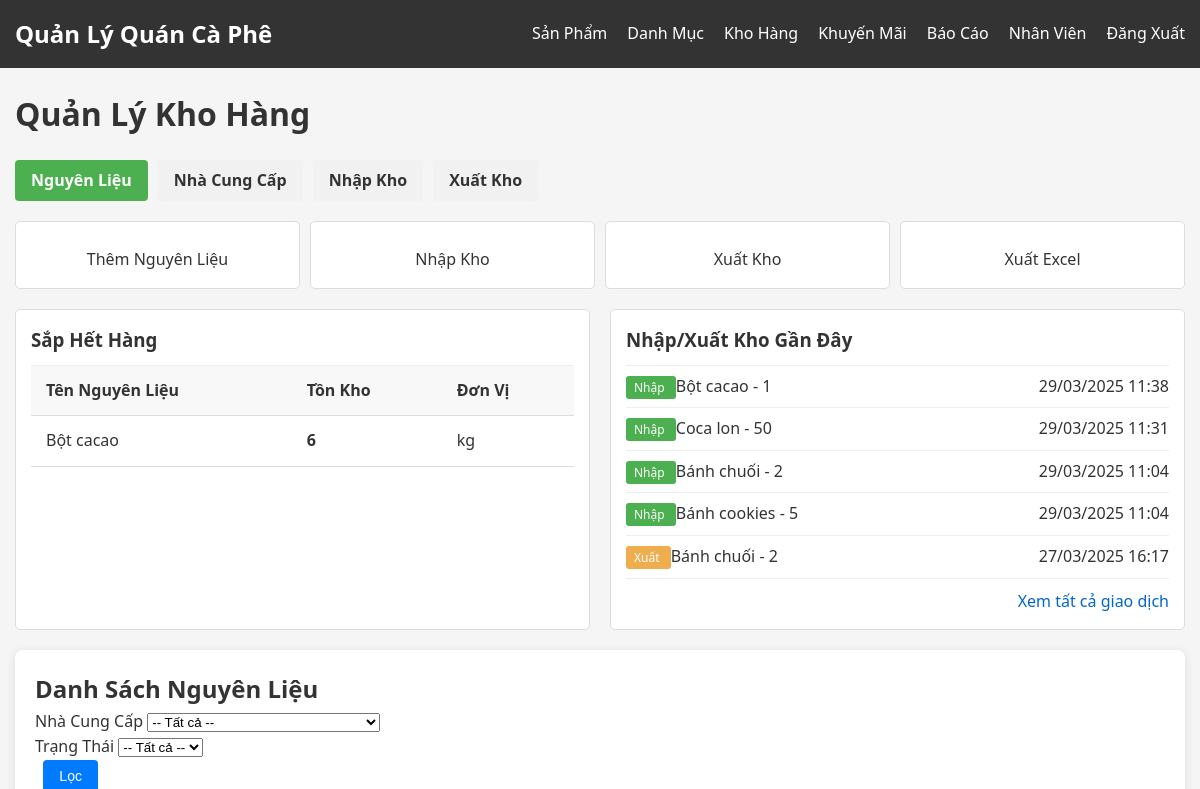
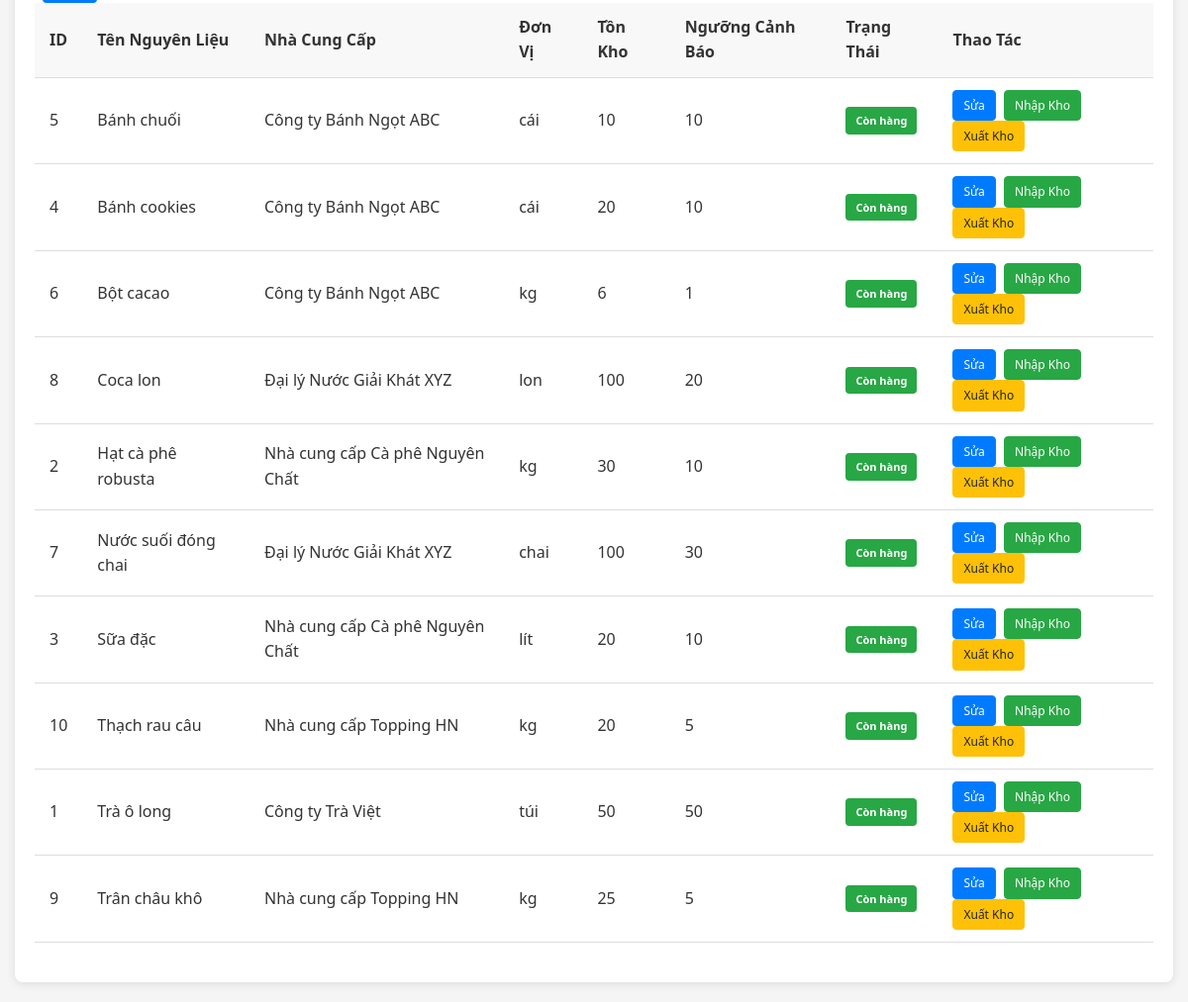
Screenshot of /admin/inventory.php (signed in) with the database file from the repository (2 pictures, top to bottom).
### tables this page shows
CREATE TABLE `materials` (
  `material_id` int(11) NOT NULL,
  `material_name` varchar(100) NOT NULL,
  `supplier_id` int(11) NOT NULL,
  `unit` varchar(50) NOT NULL,
  `stock_quantity` int(11) NOT NULL DEFAULT 0,
  `low_stock_threshold` int(11) NOT NULL DEFAULT 10,
  `status` enum('Còn hàng','Hết hàng') DEFAULT 'Còn hàng'
);

CREATE TABLE `stock_transactions` (
  `transaction_id` int(11) NOT NULL,
  `material_id` int(11) NOT NULL,
  `transaction_type` enum('Nhập','Xuất') NOT NULL,
  `quantity` int(11) NOT NULL,
  `unit_price` decimal(10,2) DEFAULT NULL,
  `total_amount` decimal(10,2) GENERATED ALWAYS AS (`quantity` * `unit_price`) STORED,
  `transaction_datetime` datetime DEFAULT current_timestamp(),
  `note` text DEFAULT NULL
);

CREATE TABLE `suppliers` (
  `supplier_id` int(11) NOT NULL,
  `supplier_name` varchar(100) NOT NULL,
  `contact_person` varchar(100) DEFAULT NULL,
  `phone` varchar(15) DEFAULT NULL,
  `email` varchar(100) DEFAULT NULL,
  `address` text DEFAULT NULL,
  `status` enum('Hoạt động','Ngừng hợp tác') DEFAULT 'Hoạt động'
);

### admin/inventory.php (the view, shortened to what this page needs)
<?php
require_once '../config/db.php';
$materials_where = "WHERE 1=1";
$materials_query = "SELECT m.*, s.supplier_name FROM Materials m
                    JOIN Suppliers s ON m.supplier_id = s.supplier_id
                    $materials_where ORDER BY m.material_name";
$materials_result = $conn->query($materials_query);
$edit_material = null;
$low_stock_query = "SELECT m.*, s.supplier_name
                   FROM Materials m
                   JOIN Suppliers s ON m.supplier_id = s.supplier_id
                   WHERE m.stock_quantity < 10
                   ORDER BY m.stock_quantity ASC
                   LIMIT 5";
$low_stock_result = $conn->query($low_stock_query);
$recent_transactions_query = "SELECT t.*, m.material_name,
                            CASE t.transaction_type WHEN 'Nhập' THEN 'success' ELSE 'warning' END AS badge_class
                            FROM Stock_Transactions t
                            JOIN Materials m ON t.material_id = m.material_id
                            ORDER BY t.transaction_datetime DESC
                            LIMIT 5";
$recent_transactions_result = $conn->query($recent_transactions_query);
?>
<!DOCTYPE html>
<html lang="vi">
<head>
    <link rel="stylesheet" href="../assets/css/style.css">
</head>
<body>
    <nav class="navbar">
        <div class="container">
            <a href="dashboard.php" class="navbar-brand">Quản Lý Quán Cà Phê</a>
            <ul class="navbar-nav">
                <li class="nav-item"><a href="products.php" class="nav-link">Sản Phẩm</a></li>
                <li class="nav-item"><a href="categories.php" class="nav-link">Danh Mục</a></li>
                <li class="nav-item"><a href="inventory.php" class="nav-link active">Kho Hàng</a></li>
                <li class="nav-item"><a href="promotions.php" class="nav-link">Khuyến Mãi</a></li>
                <li class="nav-item"><a href="reports.php" class="nav-link">Báo Cáo</a></li>
                <li class="nav-item"><a href="users.php" class="nav-link">Nhân Viên</a></li>
                <li class="nav-item"><a href="../logout.php" class="nav-link">Đăng Xuất</a></li>
            </ul>
        </div>
    </nav>
    <div class="container">
        <div class="dashboard">
            <div class="dashboard-header">
                <h1>Quản Lý Kho Hàng</h1>
            </div>
            <div class="inventory-nav">
                <a href="inventory.php" class="active">Nguyên Liệu</a>
                <a href="suppliers.php">Nhà Cung Cấp</a>
                <a href="stock_in.php">Nhập Kho</a>
                <a href="stock_out.php">Xuất Kho</a>
            </div>
            <div class="quick-actions">
                <a href="?quick_action=add_material">
                    Thêm Nguyên Liệu
                </a>
                <a href="stock_in.php?quick_action=add_stock">
                    Nhập Kho
                </a>
                <a href="stock_out.php?quick_action=use_stock">
                    Xuất Kho
                </a>
                <a href="?export=materials">
                    Xuất Excel
                </a>
            </div>
            <div class="dashboard-widgets">
                <div class="widget">
                    <h3>Sắp Hết Hàng</h3>
                    <?php if ($low_stock_result->num_rows > 0): ?>
                        <table class="table">
                            <thead>
                                <tr>
                                    <th>Tên Nguyên Liệu</th>
                                    <th>Tồn Kho</th>
                                    <th>Đơn Vị</th>
                                </tr>
                            </thead>
                            <tbody>
                                <?php while ($material = $low_stock_result->fetch_assoc()): ?>
                                    <tr>
                                        <td><?php echo $material['material_name']; ?></td>
                                        <td><strong><?php echo $material['stock_quantity']; ?></strong></td>
                                        <td><?php echo $material['unit']; ?></td>
                                    </tr>
                                <?php endwhile; ?>
                            </tbody>
                        </table>
                    <?php else: ?>
                        <p>Không có nguyên liệu nào sắp hết.</p>
                    <?php endif; ?>
                </div>
                <div class="widget">
                    <h3>Nhập/Xuất Kho Gần Đây</h3>
                    <?php if ($recent_transactions_result && $recent_transactions_result->num_rows > 0): ?>
                        <?php while ($transaction = $recent_transactions_result->fetch_assoc()): ?>
                            <div class="transaction-item">
                                <div>
                                    <span class="transaction-badge <?php echo $transaction['badge_class']; ?>">
                                        <?php echo $transaction['transaction_type']; ?>
                                    </span>
                                    <?php echo $transaction['material_name']; ?> - <?php echo $transaction['quantity']; ?>
                                </div>
                                <div><?php echo date('d/m/Y H:i', strtotime($transaction['transaction_datetime'])); ?></div>
                            </div>
                        <?php endwhile; ?>
                        <div style="margin-top: 10px; text-align: right;">
                            <a href="stock_in.php">Xem tất cả giao dịch</a>
                        </div>
                    <?php else: ?>
                        <p>Không có giao dịch gần đây.</p>
                    <?php endif; ?>
                </div>
            </div>
            <div class="row">
                <div class="col-md-<?php echo $edit_material ? '8' : '12'; ?>">
                    <div class="card">
                        <h2>Danh Sách Nguyên Liệu</h2>
                        <form method="GET" action="inventory.php" class="mb-3">
                            <div class="row">
                                <div class="col-md-5">
                                    <label for="filter_supplier">Nhà Cung Cấp</label>
                                    <select id="filter_supplier" name="filter_supplier" class="form-control">
                                        <option value="0">-- Tất cả --</option>
                                    </select>
                                </div>
                                <div class="col-md-5">
                                    <label for="filter_status">Trạng Thái</label>
                                    <select id="filter_status" name="filter_status" class="form-control">
                                        <option value="">-- Tất cả --</option>
                                    </select>
                                </div>
                                <div class="col-md-2">
                                    <label>&nbsp;</label>
                                    <button type="submit" class="btn btn-primary form-control">Lọc</button>
                                </div>
                            </div>
                        </form>
                        <table class="table">
                            <thead>
                                <tr>
                                    <th>ID</th>
                                    <th>Tên Nguyên Liệu</th>
                                    <th>Nhà Cung Cấp</th>
                                    <th>Đơn Vị</th>
                                    <th>Tồn Kho</th>
                                    <th>Ngưỡng Cảnh Báo</th>
                                    <th>Trạng Thái</th>
                                    <th>Thao Tác</th>
                                </tr>
                            </thead>
                            <tbody>
                                <?php if ($materials_result->num_rows > 0): ?>
                                    <?php while ($material = $materials_result->fetch_assoc()): ?>
                                        <tr>
                                            <td><?php echo $material['material_id']; ?></td>
                                            <td><?php echo $material['material_name']; ?></td>
                                            <td><?php echo $material['supplier_name']; ?></td>
                                            <td><?php echo $material['unit']; ?></td>
                                            <td>
                                                <?php echo $material['stock_quantity']; ?>
                                            </td>
                                            <td><?php echo $material['low_stock_threshold']; ?></td>
                                            <td>
                                                <span class="status-badge-supplier status-<?php echo strtolower(str_replace(' ', '-', htmlspecialchars($material['status']))); ?>">
                                                    <?php echo $material['status']; ?>
                                                </span>
                                            </td>
                                            <td>
                                                <a href="?edit=<?php echo $material['material_id']; ?>" class="btn btn-sm btn-primary">Sửa</a>
                                                <a href="stock_in.php?material_id=<?php echo $material['material_id']; ?>" class="btn btn-sm btn-success">Nhập Kho</a>
                                                <a href="stock_out.php?material_id=<?php echo $material['material_id']; ?>" class="btn btn-sm btn-warning">Xuất Kho</a>
                                            </td>
                                        </tr>
                                    <?php endwhile; ?>
                                <?php else: ?>
                                    <tr><td colspan="7" class="text-center">Không có nguyên liệu nào</td></tr>
                                <?php endif; ?>
                            </tbody>
                        </table>
                    </div>
                </div>
            </div>
        </div>
    </div>
</body>
</html>

### assets/css/style.css (style rules this page uses)
* { margin: 0; padding: 0; box-sizing: border-box; }
body { font-family: 'Segoe UI', Tahoma, Geneva, Verdana, sans-serif; line-height: 1.6; color: #333; background-color: #f5f5f5; }
a { text-decoration: none; color: #0066cc; }
ul { list-style: none; }
.container { width: 100%; max-width: 1200px; margin: 0 auto; padding: 0 15px; }
.btn { display: inline-block; padding: 8px 16px; border: none; border-radius: 4px; cursor: pointer; font-size: 14px; text-align: center; transition: all 0.3s ease; }
.btn-primary { background-color: #4CAF50; color: white; }
.btn-warning { background-color: #ff9800; color: white; }
.btn-success { background-color: #00ccff; color: white; }
.btn-sm { padding: 4px 8px; font-size: 12px; }
.table { width: 100%; border-collapse: collapse; margin-bottom: 20px; }
.table th, .table td { padding: 12px 15px; text-align: left; border-bottom: 1px solid #ddd; }
.table th { background-color: #f8f8f8; font-weight: 600; }
.navbar { background-color: #333; color: white; padding: 15px 0; }
.navbar .container { display: flex; justify-content: space-between; align-items: center; }
.navbar-brand { font-size: 1.5rem; font-weight: bold; color: white; }
.navbar-nav { display: flex; }
.nav-item { margin-left: 20px; }
.nav-link { color: white; transition: all 0.3s ease; }
.dashboard { padding: 20px 0; }
.dashboard-header { margin-bottom: 20px; }
.card { background-color: white; border-radius: 8px; box-shadow: 0 2px 10px rgba(0, 0, 0, 0.1); padding: 20px; }
.status-còn-hàng { background-color: #28a745 !important; display: inline-block !important; padding: 5px 10px !important; border-radius: 4px !important; font-weight: bold !important; font-size: 11px !important; color: white !important; }
.btn-sm { padding: 5px 10px !important; font-size: 12px !important; border-radius: 4px !important; margin-right: 4px !important; }
.btn-primary { background-color: #007bff !important; color: white !important; }
.btn-success { background-color: #28a745 !important; color: white !important; }
.btn-warning { background-color: #ffc107 !important; color: #212529 !important; }
table .btn-sm { display: inline-block; padding: 5px 10px !important; font-size: 12px !important; border-radius: 4px !important; margin-right: 4px !important; text-decoration: none; }
table .btn-primary { background-color: #007bff !important; color: white !important; border: 1px solid #007bff !important; }
table .btn-success { background-color: #28a745 !important; color: white !important; border: 1px solid #28a745 !important; }
table .btn-warning { background-color: #ffc107 !important; color: #212529 !important; border: 1px solid #ffc107 !important; }

### admin/inventory.php (style rules this page uses)
.inventory-nav { display: flex; gap: 10px; margin-bottom: 20px; }
.inventory-nav a { padding: 8px 16px; background-color: #f1f1f1; border-radius: 4px; text-decoration: none; color: #333; font-weight: bold; }
.inventory-nav a.active { background-color: #4CAF50; color: white; }
.quick-actions { display: flex; gap: 10px; margin-bottom: 20px; }
.quick-actions a { flex: 1; display: flex; flex-direction: column; align-items: center; padding: 15px; background-color: #fff; border-radius: 5px; border: 1px solid #ddd; text-decoration: none; color: #333; transition: all 0.3s; }
.dashboard-widgets { display: flex; flex-wrap: wrap; gap: 20px; margin-bottom: 20px; }
.widget { flex: 1; min-width: 250px; background-color: #fff; border-radius: 5px; border: 1px solid #ddd; padding: 15px; }
.widget h3 { margin-top: 0; border-bottom: 1px solid #eee; padding-bottom: 10px; }
.transaction-item { display: flex; justify-content: space-between; padding: 8px 0; border-bottom: 1px solid #eee; }
.transaction-badge { padding: 3px 8px; border-radius: 3px; color: white; font-size: 12px; }
.transaction-badge.success { background-color: #4CAF50; }
.transaction-badge.warning { background-color: #f0ad4e; }

### rows the page displays
materials: material_name "Bột cacao", stock_quantity "6", unit "kg", material_id "6", supplier.supplier_name "Công ty Bánh Ngọt ABC", low_stock_threshold "1", status "Còn hàng"
stock_transactions: transaction_type "Nhập", material.material_name "Bột cacao", quantity "1", transaction_datetime "29/03/2025 11:38"
stock_transactions: transaction_type "Nhập", material.material_name "Coca lon", quantity "50", transaction_datetime "29/03/2025 11:31"
stock_transactions: transaction_type "Nhập", material.material_name "Bánh chuối", quantity "2", transaction_datetime "29/03/2025 11:04"
stock_transactions: transaction_type "Nhập", material.material_name "Bánh cookies", quantity "5", transaction_datetime "29/03/2025 11:04"
stock_transactions: transaction_type "Xuất", material.material_name "Bánh chuối", quantity "2", transaction_datetime "27/03/2025 16:17"
materials: material_id "5", material_name "Bánh chuối", supplier.supplier_name "Công ty Bánh Ngọt ABC", unit "cái", stock_quantity "10", low_stock_threshold "10", status "Còn hàng"
materials: material_id "4", material_name "Bánh cookies", supplier.supplier_name "Công ty Bánh Ngọt ABC", unit "cái", stock_quantity "20", low_stock_threshold "10", status "Còn hàng"
materials: material_id "8", material_name "Coca lon", supplier.supplier_name "Đại lý Nước Giải Khát XYZ", unit "lon", stock_quantity "100", low_stock_threshold "20", status "Còn hàng"
materials: material_id "2", material_name "Hạt cà phê robusta", supplier.supplier_name "Nhà cung cấp Cà phê Nguyên Chất", unit "kg", stock_quantity "30", low_stock_threshold "10", status "Còn hàng"
materials: material_id "7", material_name "Nước suối đóng chai", supplier.supplier_name "Đại lý Nước Giải Khát XYZ", unit "chai", stock_quantity "100", low_stock_threshold "30", status "Còn hàng"
materials: material_id "3", material_name "Sữa đặc", supplier.supplier_name "Nhà cung cấp Cà phê Nguyên Chất", unit "lít", stock_quantity "20", low_stock_threshold "10", status "Còn hàng"
materials: material_id "10", material_name "Thạch rau câu", supplier.supplier_name "Nhà cung cấp Topping HN", unit "kg", stock_quantity "20", low_stock_threshold "5", status "Còn hàng"
materials: material_id "1", material_name "Trà ô long", supplier.supplier_name "Công ty Trà Việt", unit "túi", stock_quantity "50", low_stock_threshold "50", status "Còn hàng"
materials: material_id "9", material_name "Trân châu khô", supplier.supplier_name "Nhà cung cấp Topping HN", unit "kg", stock_quantity "25", low_stock_threshold "5", status "Còn hàng"
